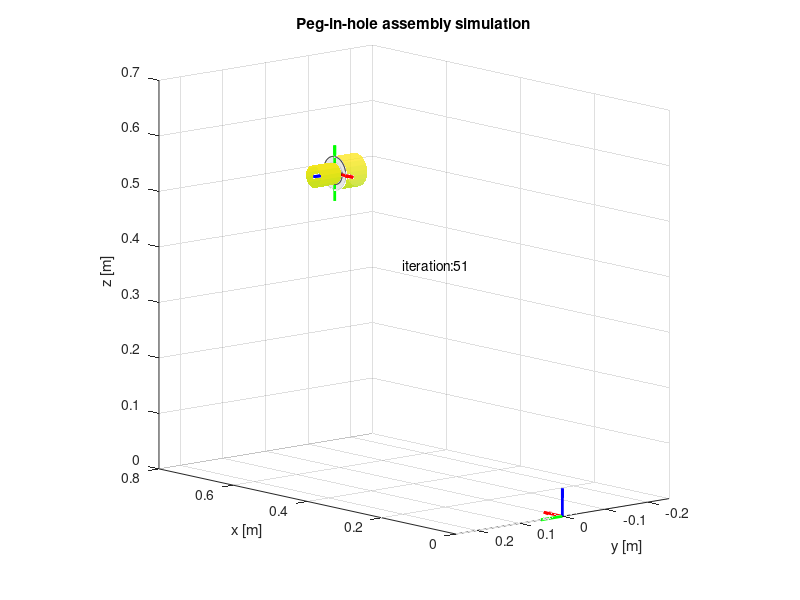
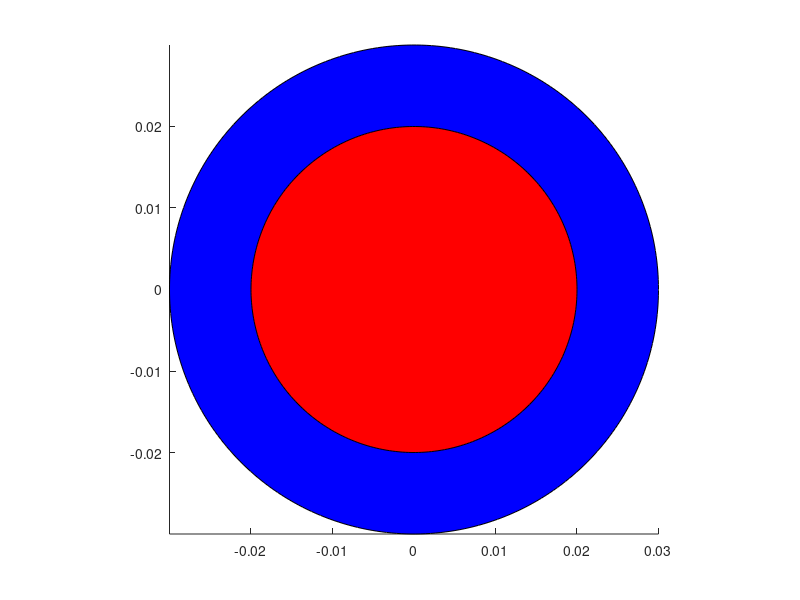

The MATLAB source for these figures, in order: (Note: this script raises an error after producing the figures.)
clc;
clear;
close all;

figure('Renderer', 'painters', 'Position', [10 10 1200 900]);

% Circle radius
peg_radius = 0.020; hole_radius = 0.030;
peg_height = 0.050;  hole_height = 0.050;
peg_linear_velocity = 0.003;

% Generate a unit radius circle in 2D x,y plane
circ_rad = 1;
th = 0:0.02:2*pi;
data.x = circ_rad*cos(th);
data.y = circ_rad*sin(th);
data.z = zeros(size(data.x));

% Generate a vertical peg
num_pts_circum = 100;
[peg_cyn.x, peg_cyn.y, peg_cyn.z] = cylinder(peg_radius, num_pts_circum);
peg_cyn.z = peg_height * peg_cyn.z;

% Generate a vertical hole
num_pts_circum = 100;
[hole_cyn.x, hole_cyn.y, hole_cyn.z] = cylinder(hole_radius, num_pts_circum);
hole_cyn.z = hole_height*hole_cyn.z;

% Orientation of base frame
x_base = [1; 0; 0]; y_base = [0; 1; 0]; z_base = [0; 0; 1];

% Configuration of hole and peg tip frames wrt base frame
right_hole_p = [0.700; -0.075; 0.506];
right_hole_R = [-x_base, z_base, y_base];

left_peg_p = [0.700; 0.075; 0.506];
left_hole_R = [-x_base, -z_base, -y_base];

% Rotate and translate the points on the generated circle
rotated_circ_left = left_peg_p + peg_radius*left_hole_R*[data.x; data.y; data.z];
rotated_circ_right = right_hole_p + hole_radius*right_hole_R*[data.x; data.y; data.z];

% Rotate and translate the points on the generated peg
% get points at the two rings and rotate them separately:
peg_positionOld1 = [peg_cyn.x(1,:)', peg_cyn.y(1,:)', peg_cyn.z(1,:)'];
peg_positionOld2 = [peg_cyn.x(2,:)', peg_cyn.y(2,:)', peg_cyn.z(2,:)'];
peg_positionNew1 = peg_positionOld1*left_hole_R;
peg_positionNew2 = peg_positionOld2*left_hole_R;

% Rotate and translate the points on the generated hole
% get points at the two rings and rotate them separately:
hole_positionOld1 = [hole_cyn.x(1,:)', hole_cyn.y(1,:)', hole_cyn.z(1,:)'];
hole_positionOld2 = [hole_cyn.x(2,:)', hole_cyn.y(2,:)', hole_cyn.z(2,:)'];
hole_positionNew1 = hole_positionOld1*right_hole_R;
hole_positionNew2 = hole_positionOld2*right_hole_R;

% reassemble the two sets of points into X Y Z format:
right_gripper = right_hole_p - hole_height*right_hole_R(:,3);
hole_new_cyn.x = [hole_positionNew1(:,1) + right_gripper(1), hole_positionNew2(:,1) + right_gripper(1)];
hole_new_cyn.y = [hole_positionNew1(:,2) + right_gripper(2), hole_positionNew2(:,2) + right_gripper(2)];
hole_new_cyn.z = [hole_positionNew1(:,3) + right_gripper(3), hole_positionNew2(:,3) + right_gripper(3)];

% Draw hole circle
draw_hole_circ = patch(rotated_circ_right(1, :), rotated_circ_right(2, :), rotated_circ_right(3, :), [0.90, 0.90, 0.90]);
xlabel('x [m]')
ylabel('y [m]')
zlabel('z [m]')
title("Peg-in-hole assembly simulation")
axis('equal')
xlim([0, 0.8])
ylim([-0.25, 0.25])
grid on
view(-131, 11)
hold on


% Plot base frame axes
quiver3(0, 0, 0, 1, 0, 0, 0.05, 'linewidth', 2, 'color', 'r')
quiver3(0, 0, 0, 0, 1, 0, 0.05, 'linewidth', 2, 'color', 'g')
quiver3(0, 0, 0, 0, 0, 1, 0.05, 'linewidth', 2, 'color', 'b')

% Plot axes of hole-frame in right arm
draw_hole_x = quiver3(right_hole_p(1), right_hole_p(2), right_hole_p(3), right_hole_R(1, 1), right_hole_R(2, 1), right_hole_R(3, 1), 0.05, 'linewidth', 2, 'color', 'r');
draw_hole_y = quiver3(right_hole_p(1), right_hole_p(2), right_hole_p(3), right_hole_R(1, 2), right_hole_R(2, 2), right_hole_R(3, 2), 0.05, 'linewidth', 2, 'color', 'g');
draw_hole_z = quiver3(right_hole_p(1), right_hole_p(2), right_hole_p(3), right_hole_R(1, 3), right_hole_R(2, 3), right_hole_R(3, 3), 0.05, 'linewidth', 2, 'color', 'b');

% Plot hole cylinder
draw_hole_cyn = surf(hole_new_cyn.x, hole_new_cyn.y, hole_new_cyn.z, "EdgeColor", "none", "FaceAlpha",  0.8, "FaceColor", "interp", "FaceLighting", "gouraud");
    
% Copute left grippers position from peg tip position
left_gripper = left_peg_p - peg_height*left_hole_R(:,3);

% Start of the animation loop
num_itr = 0;
for i = 1:100
    % Plot the circle
    draw_peg_circ = patch(rotated_circ_left(1, :), rotated_circ_left(2, :), rotated_circ_left(3, :), [0.90, 0.90, 0.90]);

    % Plot peg-frame in left arm
    draw_peg_x = quiver3(left_peg_p(1), left_peg_p(2), left_peg_p(3), left_hole_R(1, 1), left_hole_R(2, 1), left_hole_R(3, 1), 0.05, 'linewidth', 2, 'color', 'r');
    draw_peg_y = quiver3(left_peg_p(1), left_peg_p(2), left_peg_p(3), left_hole_R(1, 2), left_hole_R(2, 2), left_hole_R(3, 2), 0.05, 'linewidth', 2, 'color', 'g');
    draw_peg_z = quiver3(left_peg_p(1), left_peg_p(2), left_peg_p(3), left_hole_R(1, 3), left_hole_R(2, 3), left_hole_R(3, 3), 0.05, 'linewidth', 2, 'color', 'b');
    
    % Plot peg cylinder
    % reassemble the two sets of points into X Y Z format:    
    peg_new_cyn.x = [peg_positionNew1(:,1) + left_gripper(1), peg_positionNew2(:,1) + left_gripper(1)];
    peg_new_cyn.y = [peg_positionNew1(:,2) + left_gripper(2), peg_positionNew2(:,2) + left_gripper(2)];
    peg_new_cyn.z = [peg_positionNew1(:,3) + left_gripper(3), peg_positionNew2(:,3) + left_gripper(3)];
    draw_peg_cyn = surf(peg_new_cyn.x, peg_new_cyn.y, peg_new_cyn.z, "EdgeColor", "none", "FaceAlpha",  1.0, "FaceColor", "interp", "FaceLighting", "gouraud");
%     draw_peg_cyn = surf(peg_new_cyn.x, peg_new_cyn.y, peg_new_cyn.z, "EdgeColor", "none", "FaceAlpha",  1.0, "FaceColor", "r", "FaceLighting", "gouraud");

    % Text output of number of iterations passed
    num_itr = num_itr + 1;
    itr_plot = text(0.2, 0.2, 0.45, strcat("iteration: ", num2str(num_itr)));

    % Check Euclidean distance between peg and hole frame
    current_dist = norm(left_peg_p - right_hole_p);
    
    % If Euclidean distance between peg and hole is smaller than a tol
    % value break out from the animation loop
    if current_dist < 1e-3
        fprintf("peg frame: x=%2.4f, y=%2.4f, z=%2.4f\n", left_peg_p(1), left_peg_p(2), left_peg_p(3));
        fprintf("Coordinate of peg frame origin in hole frame: \n"); 
        disp(right_hole_R'*(right_hole_p - left_peg_p));
        peg_tip_hole_plane = right_hole_R'*(right_hole_p - left_peg_p);
        break;
    end

    % Update left gripper's frame position
    left_gripper = left_gripper + peg_linear_velocity*left_hole_R(:, 3);
    
    % Update left gripper peg's frame position
    left_peg_p = left_peg_p + peg_linear_velocity*left_hole_R(:, 3);
    
    % Update peg's circular face's position
    rotated_circ_left = rotated_circ_left + peg_linear_velocity*left_hole_R(:, 3);
    
    pause(0.080);
    
    delete(draw_peg_circ)
    delete(draw_peg_cyn)
    delete(draw_peg_x)
    delete(draw_peg_y)
    delete(draw_peg_z)
    delete(itr_plot)

    %drawnow;
end
drawnow;

% Plot the final view in hole plane
figure(2)
patch(hole_radius*cos(th), hole_radius*sin(th), "b")
hold on
patch(peg_tip_hole_plane(1) + peg_radius*cos(th), peg_tip_hole_plane(2) + peg_radius*sin(th), "r")
axis square tight         % set axis to square
alpha(0.3)                % set all patches transparency to 0.3
xlabel("x hole")
ylabel("y hole")
title("XY plane of hole frame")
grid on